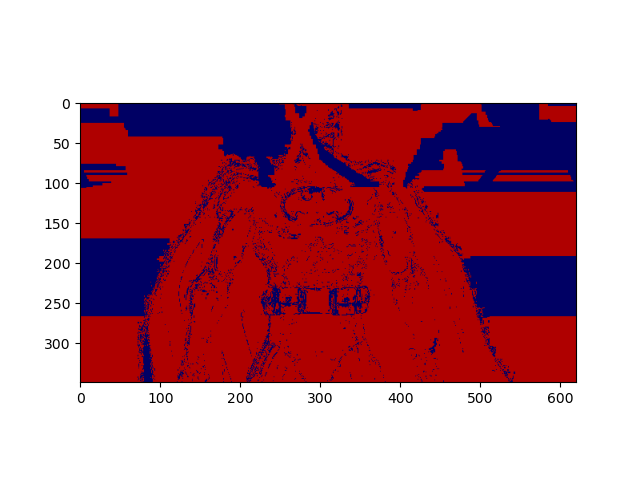
#> input picture MF2023-Exercise4/code/GraphCuts/test_images/Batman_L1.png, 640 x 480 px
$ jupyter execute --allow-errors task2.ipynb   (shell and % lines are left out)
#> lines starting #> are read from the running program, lines starting #| are printed output that depends on the picture
#> call 2 of read_image, with path = 'test_images/Batman_L002.png'
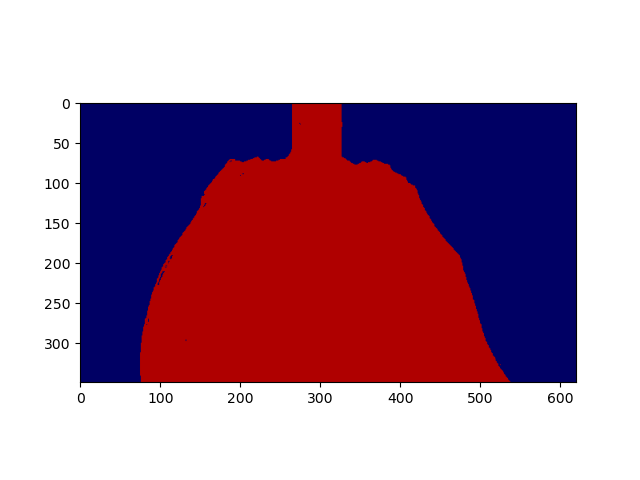
#> input picture MF2023-Exercise4/code/GraphCuts/test_images/Batman_L002.png, 640 x 480 px
## TASK 2

### Optimal labeling for task 1:
We get maxflow = 19 for this given graph. Manual calculation also confirms that.
A possible min cut is through the terminal edges between the vertices and sink, this is confirmed by the labeling returning [False False False].

[cell 1]
import cv2
import numpy as np
import matplotlib.pyplot as plt
# Quick helper functions to display the images
def show_two_images(img1, img2):
    # plot the images
    fig, (ax1, ax2) = plt.subplots(ncols=2, figsize=(10,5))
    ax1.imshow(img1)
    ax2.imshow(img2)
    ax1.axis('off')
    ax2.axis('off')
    plt.show()
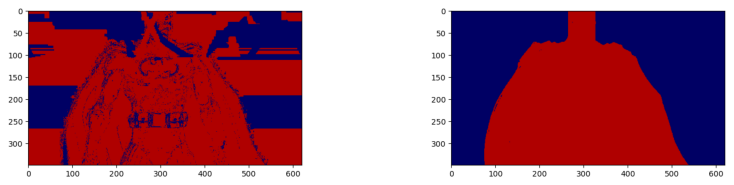
#> figure drawn by matplotlib, 2 panels

def show_image(img1):
    plt.figure(figsize=(5,5))
    plt.imshow(img1)
    plt.axis('off')
    plt.show()

def read_image(path):
    src_img = cv2.cvtColor(cv2.imread(path), cv2.COLOR_BGR2RGB)
    return src_img

### Segmentation for given images:
The segmentation is severely buggy, unfortunately I have not been able to pinpoint the exact reason as to why. I am assuming that it is a arithmetic / index error at most.
Images are displayed in decreasing lambda values. (left batman lambda = 1 / right batman lambda = 0.002 / left van damme lambda = 1 / right van damma lambda = 0.001)

[cell 2]
show_two_images(read_image('test_images/Batman_L1.png'), read_image('test_images/Batman_L002.png'))
#> (the rest of this cell did not finish here and is left out)

#> call 3 of read_image, with path = 'test_images/VanDamme_L1.png'
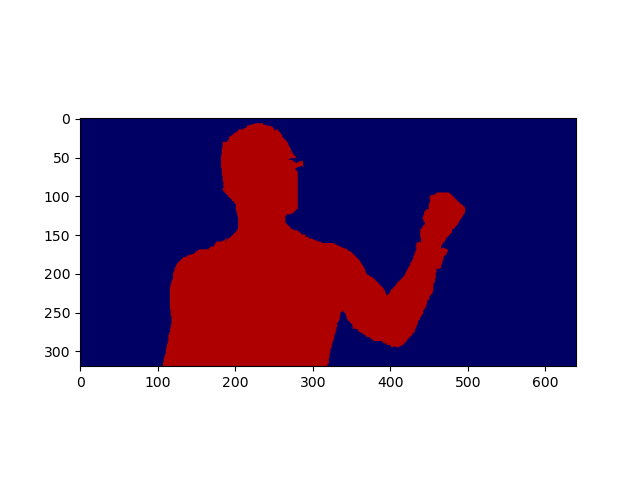
#> input picture MF2023-Exercise4/code/GraphCuts/test_images/VanDamme_L1.png, 640 x 480 px

### Van Damme with new background:

[cell 3]
show_image(read_image('test_images/VanDamme_BG.png'))
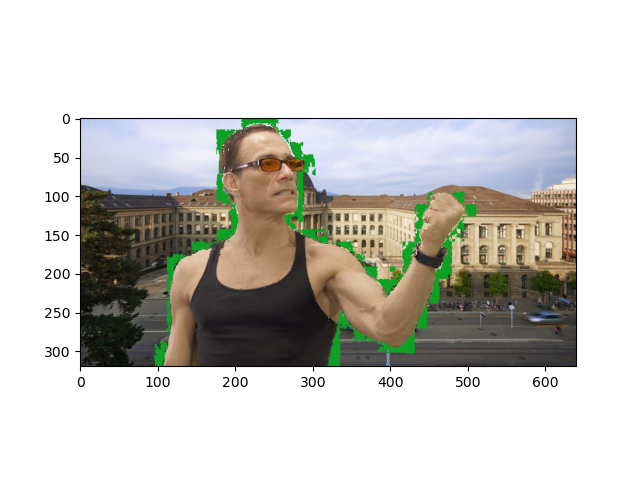
#> input picture MF2023-Exercise4/code/GraphCuts/test_images/VanDamme_BG.png, 640 x 480 px

### Segmentation for my image:

[cell 4]
show_image(read_image('test_images/kiku_bg.png'))
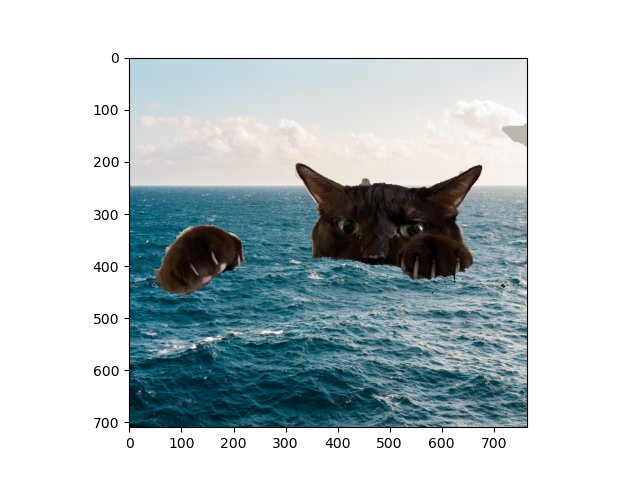
#> input picture MF2023-Exercise4/code/GraphCuts/test_images/kiku_bg.png, 640 x 480 px
